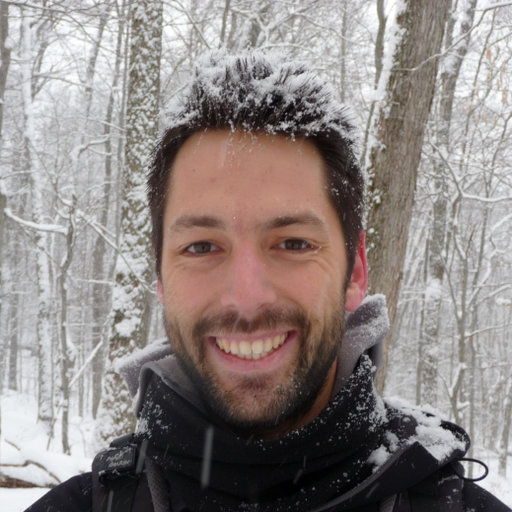
#> input picture images/people/Alexandre_Lacoste.jpg, 512 x 512 px; its folder holds only this picture in this run
$ python resize_images.py
#> lines starting #> are read from the running program, lines starting #| are printed output that depends on the picture
import cv2
import glob

sizes = [200, 400]
for f in glob.glob("images/people/*"):
    for q in [200, 400]:
        if any("{}x{}".format(qq,qq) in f for qq in sizes):
            continue
        image = cv2.imread(f)
#> image is the input picture: shape (512, 512, 3); mean B, G, R 132.1, 134.5, 143.2
        h,w,d = image.shape
#> h = 512; w = 512; d = 3
        if h > w:
            image = image[:w, :]
        elif w < h:
            assert(False)
        resized = cv2.resize(image, (q,q))
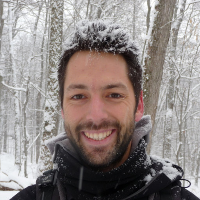
#> resized: shape (200, 200, 3); mean B, G, R 132, 134.4, 143.1
        prefix, ext = f.split(".")
        cv2.imwrite(prefix+"_{}x{}.jpg".format(q,q), resized)

$ run again, on images/people/andrew_ross.jpg
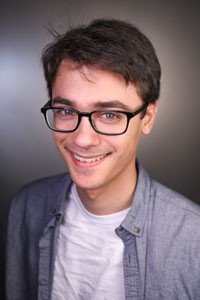
#> input picture images/people/andrew_ross.jpg, 200 x 300 px
#> image is the input picture: shape (300, 200, 3); mean B, G, R 116.7, 110.1, 126.6
#> `image = image[:w, :]`:
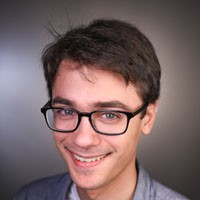
#> image: shape (200, 200, 3); mean B, G, R 100.3, 99.9, 121.1
